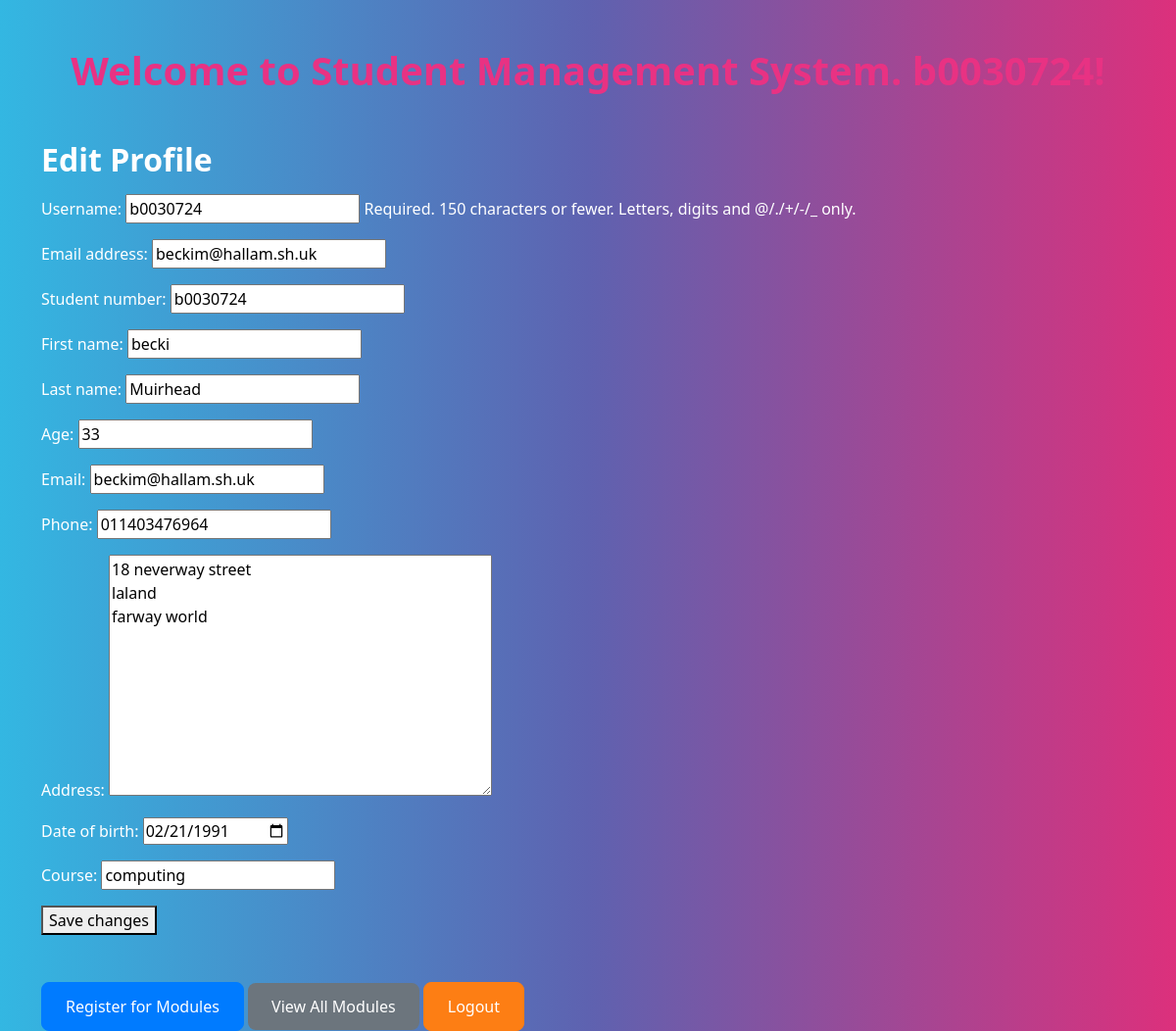
The app's page /students/edit-profile/ (signed in), older data.
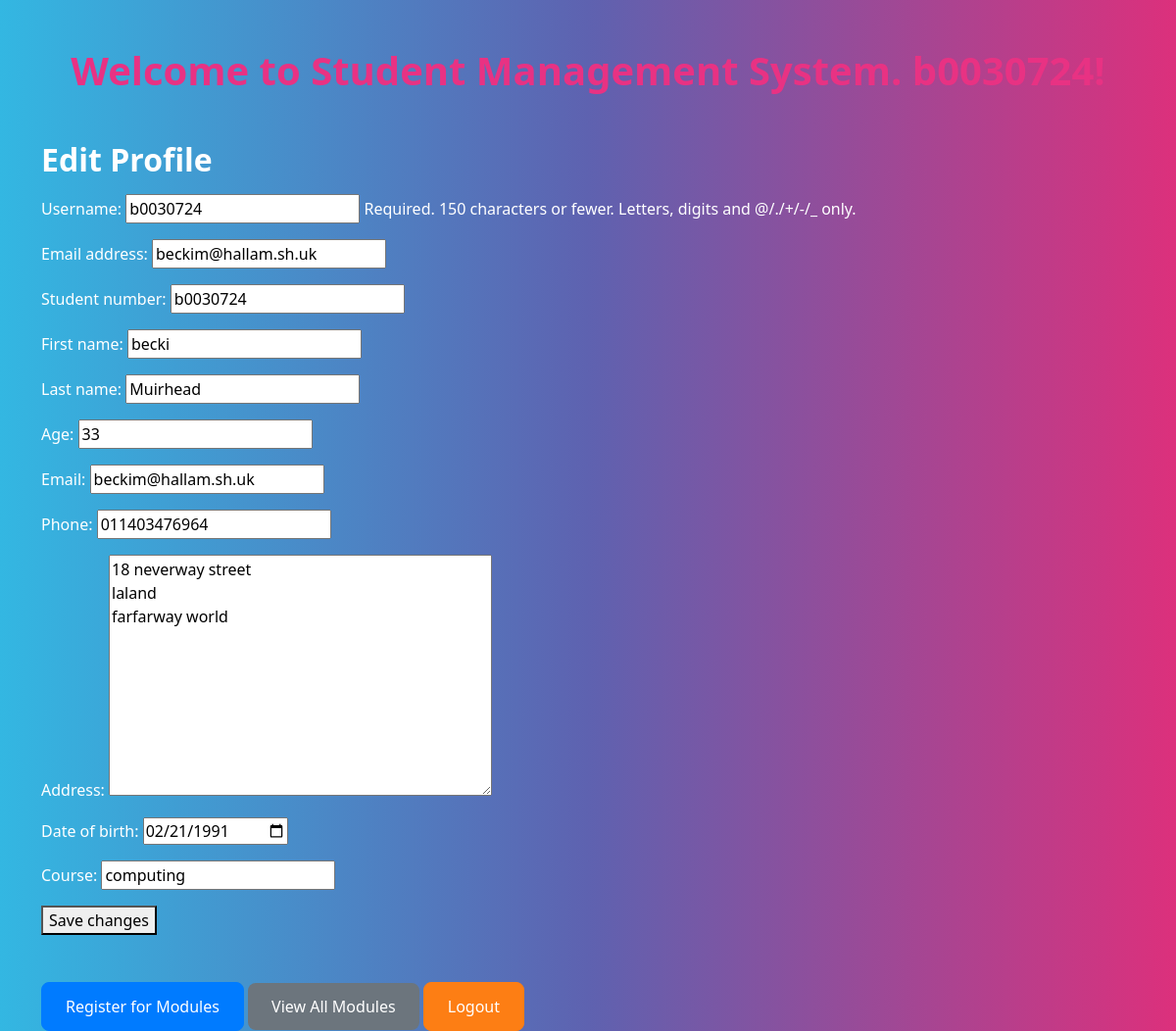
The same page, newer data.
### students/models.py (models this page shows, shortened)
class Student(models.Model):
    user = models.OneToOneField(settings.AUTH_USER_MODEL, on_delete=models.CASCADE)
    student_number = models.CharField(max_length=10)
    first_name = models.CharField(max_length=50)
    last_name = models.CharField(max_length=50)
    age = models.IntegerField()
    email = models.EmailField(max_length=100)
    phone = models.CharField(max_length=15)
    address = models.TextField()
    date_of_birth = models.DateField(default='2000-01-01')
    course = models.CharField(max_length=50)

### students/views.py (the view)
# urls.py: path('edit-profile/', views.edit_profile, name='edit_profile'),
@login_required
def edit_profile(request):
    user = request.user
    student = user.student  # Assuming a one-to-one relationship between User and Student
    if request.method == 'POST':
        user_form = UserForm(request.POST, instance=user)
        student_form = StudentForm(request.POST, instance=student)
        if user_form.is_valid() and student_form.is_valid():
            user_form.save()
            student_form.save()
            return redirect('students:profile')  # Redirect to profile page after editing
    else:
        user_form = UserForm(instance=user)
        student_form = StudentForm(instance=student)
    return render(request, 'students/edit_profile.html', {
        'user_form': user_form,
        'student_form': student_form
    })

### students/forms.py
class UserForm(forms.ModelForm):
    class Meta:
        model = User
        fields = ['username', 'email']

class StudentForm(forms.ModelForm):
    class Meta:
        model = Student
        fields = ['student_number', 'first_name', 'last_name', 'age', 'email', 'phone', 'address', 'date_of_birth', 'course']
        widgets = {
            'date_of_birth': forms.DateInput(attrs={'type': 'date'}),
        }

### students/templates/students/edit_profile.html (shortened to what this page needs)
{% extends "base.html" %}
{% block content %}
  <h2>Edit Profile</h2>
  <form method="POST">
    {{ user_form.as_p }}
    {{ student_form.as_p }}
    <button type="submit">Save changes</button>
  </form>
{% endblock %}

Row changes from the older to the newer data that the page shows:
changed Student "becki": address "18 neverway street laland farway world" → "18 neverway street laland farfarway world"
